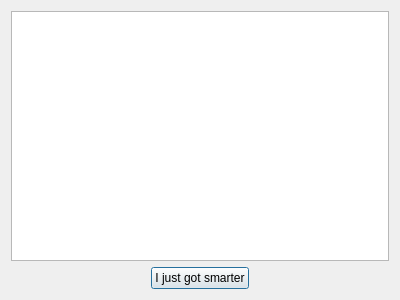
<?xml version="1.0" encoding="UTF-8"?>
<ui version="4.0">
 <class>AboutWindow</class>
 <widget class="QDialog" name="AboutWindow">
  <property name="geometry">
   <rect>
    <x>0</x>
    <y>0</y>
    <width>400</width>
    <height>300</height>
   </rect>
  </property>
  <property name="windowTitle">
   <string>About ToDoList</string>
  </property>
  <layout class="QHBoxLayout" name="horizontalLayout_2">
   <item>
    <layout class="QVBoxLayout" name="verticalLayout">
     <item>
      <widget class="QTextBrowser" name="textBrowser"/>
     </item>
     <item>
      <layout class="QHBoxLayout" name="horizontalLayout">
       <item>
        <spacer name="horizontalSpacer">
         <property name="orientation">
          <enum>Qt::Horizontal</enum>
         </property>
         <property name="sizeHint" stdset="0">
          <size>
           <width>40</width>
           <height>20</height>
          </size>
         </property>
        </spacer>
       </item>
       <item>
        <widget class="QPushButton" name="pushButton">
         <property name="text">
          <string>I just got smarter</string>
         </property>
        </widget>
       </item>
       <item>
        <spacer name="horizontalSpacer_2">
         <property name="orientation">
          <enum>Qt::Horizontal</enum>
         </property>
         <property name="sizeHint" stdset="0">
          <size>
           <width>40</width>
           <height>20</height>
          </size>
         </property>
        </spacer>
       </item>
      </layout>
     </item>
    </layout>
   </item>
  </layout>
 </widget>
 <resources/>
 <connections/>
</ui>
